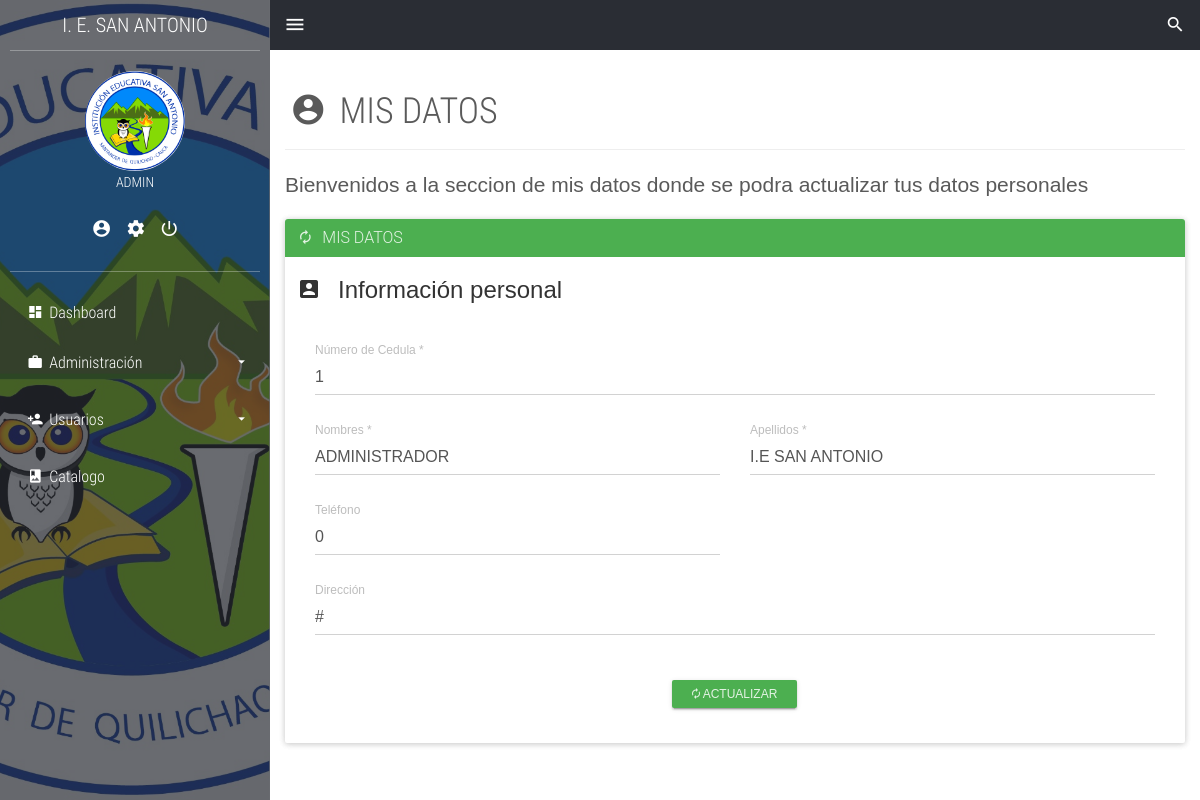
Page /my-data.php (signed in) on the committed database.
### tables this page shows
CREATE TABLE `usuarios` (
  `codigo_login` int(11) NOT NULL,
  `username` text NOT NULL,
  `userpass` text NOT NULL
);

CREATE TABLE `info_personal` (
  `codigo_user` int(11) NOT NULL,
  `nombre` text NOT NULL,
  `apellido` text NOT NULL,
  `email` text NOT NULL,
  `telefono` int(11) NOT NULL,
  `direccion` text NOT NULL,
  `genero` text NOT NULL,
  `rol` text NOT NULL
);

### model/Crud_login.php (called while the page is built, shortened)
<?php
	class CrudLogin{
		public function obtenerUsuario($codigo_login){
			$db=Db::conectar();
			$select=$db->prepare('SELECT * FROM usuarios WHERE codigo_login=:codigo_login');
			$select->bindValue('codigo_login',$codigo_login);
			$select->execute();
			$usuarios=$select->fetch();
			$myUsuarios= new Login();
			$myUsuarios->setCodigo_login($usuarios['codigo_login']);
			$myUsuarios->setUserName($usuarios['username']);
			$myUsuarios->setUserPass($usuarios['userpass']);
			return $myUsuarios;
		}
	}
?>

### model/Login.php (called while the page is built, shortened)
<?php
	class Login{
		private $username;
		public function getUserName(){
		return $this->username;
		}
		public function setUserName($username){
			$this->username = $username;
		}
    }
?>

### model/Crud_Usuarios.php (called while the page is built, shortened)
<?php
class CrudUsuarios{
    public function obtenerUsuario($codigo_user){
        $db=Db::conectar();
        $select=$db->prepare('SELECT * FROM info_personal WHERE codigo_user=:codigo_user');
        $select->bindValue('codigo_user',$codigo_user);
        $select->execute();
        $usuarios=$select->fetch();
        $myUsuarios= new Usuario();
        $myUsuarios->setCodigo_user($usuarios['codigo_user']);
        $myUsuarios->setNombre($usuarios['nombre']);
        $myUsuarios->setApellido($usuarios['apellido']);
        $myUsuarios->setEmail($usuarios['email']);
        $myUsuarios->setTelefono($usuarios['telefono']);
        $myUsuarios->setDireccion($usuarios['direccion']);
        $myUsuarios->setGenero($usuarios['genero']);
        $myUsuarios->setRol($usuarios['rol']);
        return $myUsuarios;
    }
}
?>

### model/Usuarios.php (called while the page is built, shortened)
<?php
  class Usuario{
      private $codigo_user;
      private $nombre;
      private $apellido;
      private $telefono;
      private $direccion;
		public function getCodigo_user(){
		return $this->codigo_user;
		}
		public function setCodigo_user($codigo_user){
			$this->codigo_user = $codigo_user;
		}
		public function getNombre(){
			return $this->nombre;
		}
		public function setNombre($nombre){
			$this->nombre = $nombre;
		}
		public function getApellido(){
			return $this->apellido;
		}
		public function setApellido($apellido){
			$this->apellido = $apellido;
        }
		public function getTelefono(){
			return $this->telefono;
		}
		public function setTelefono($telefono){
			$this->telefono = $telefono;
		}
		public function getDireccion(){
			return $this->direccion;
		}
		public function setDireccion($direccion){
			$this->direccion = $direccion;
        }
  }
?>

### my-data.php (the view, shortened to what this page needs)
<?php
	require_once('./model/Login.php');
	require_once('./model/Usuarios.php');
	require_once('./model/Crud_login.php');
	require_once('./model/Crud_Usuarios.php');
	$user = new CrudUsuarios();
	$usuario = new Usuario();
	$crud = new CrudLogin();
	$login = $crud->obtenerUsuario($_SESSION['id']);
	if($_GET != null){
		$usuario = $user->obtenerUsuario($_GET['id']);
	}else{
		$usuario = $user->obtenerUsuario($_SESSION['id']);
    }
?>
<!DOCTYPE html>
<html lang="es">
<head>
	<link rel="stylesheet" href="./css/main.css">
</head>
<body>
	<section class="full-box cover dashboard-sideBar">
		<div class="full-box dashboard-sideBar-ct">
			<div class="full-box text-uppercase text-center text-titles dashboard-sideBar-title">
				I. E. SAN ANTONIO <i class="zmdi zmdi-close btn-menu-dashboard visible-xs"></i>
			</div>
			<div class="full-box dashboard-sideBar-UserInfo">
				<figure class="full-box">
					<img src="./assets/img/login_ie.png" alt="UserIcon">
					<figcaption class="text-center text-titles"> <?php echo $login->getUserName() ?></figcaption>
				</figure>
				<ul class="full-box list-unstyled text-center">
					<li>
						<a href="my-data.php" title="Mis datos">
							<i class="zmdi zmdi-account-circle"></i>
						</a>
					</li>
					<li>
						<a href="my-account.php" title="Mi cuenta">
							<i class="zmdi zmdi-settings"></i>
						</a>
					</li>
					<li>
						<a title="Salir del sistema" id="boton">
							<i class="zmdi zmdi-power"></i>
						</a>
					</li>
				</ul>
			</div>
			<ul class="list-unstyled full-box dashboard-sideBar-Menu">
				<li>
					<a href="home.php">
						<i class="zmdi zmdi-view-dashboard zmdi-hc-fw"></i> Dashboard
					</a>
				</li>
				<li id="administrar" style="display: block">
					<a href="#!" class="btn-sideBar-SubMenu">
						<i class="zmdi zmdi-case zmdi-hc-fw"></i> Administración <i class="zmdi zmdi-caret-down pull-right"></i>
					</a>
					<ul class="list-unstyled full-box">
					</ul>
				</li>
				<li id="usuarios" style="display: block">
					<a href="#!" class="btn-sideBar-SubMenu">
						<i class="zmdi zmdi-account-add zmdi-hc-fw"></i> Usuarios <i class="zmdi zmdi-caret-down pull-right"></i>
					</a>
					<ul class="list-unstyled full-box">
					</ul>
				</li>
				<li>
					<a href="catalog.php">
						<i class="zmdi zmdi-book-image zmdi-hc-fw"></i> Catalogo
					</a>
				</li>
			</ul>
		</div>
	</section>
	<section class="full-box dashboard-contentPage">
		<nav class="full-box dashboard-Navbar">
			<ul class="full-box list-unstyled text-right">
				<li class="pull-left">
					<a href="#!" class="btn-menu-dashboard"><i class="zmdi zmdi-menu"></i></a>
				</li>
				<li>
					<a href="search.php" class="btn-search">
						<i class="zmdi zmdi-search"></i>
					</a>
				</li>
			</ul>
		</nav>
		<div class="container-fluid">
			<div class="page-header">
			  <h1 class="text-titles"><i class="zmdi zmdi-account-circle zmdi-hc-fw"></i> MIS DATOS</small></h1>
			</div>
			<p class="lead">Bienvenidos a la seccion de mis datos donde se podra actualizar tus datos personales</p>
		</div>
		<div class="container-fluid">
			<div class="panel panel-success">
				<div class="panel-heading">
					<h3 class="panel-title"><i class="zmdi zmdi-refresh"></i> &nbsp; MIS DATOS</h3>
				</div>
				<div class="panel-body">
					<form action="administrar_user.php" method="post">
				    	<fieldset>
				    		<legend><i class="zmdi zmdi-account-box"></i> &nbsp; Información personal</legend>
				    		<div class="container-fluid">
				    			<div class="row">
				    				<div class="col-xs-12">
								    	<div class="form-group label-floating">
										  	<label class="control-label">Número de Cedula *</label>
										  	<input pattern="[0-9-]{1,30}" class="form-control" type="text" name="codigo_user" required="true" maxlength="30"
											  value="<?php echo $usuario->getCodigo_user() ?>">
										</div>
				    				</div>
				    				<div class="col-xs-12 col-sm-6">
								    	<div class="form-group label-floating">
										  	<label class="control-label">Nombres *</label>
										  	<input pattern="[a-zA-ZáéíóúÁÉÍÓÚñÑ ]{1,30}" class="form-control" type="text" name="nombre" required="true" maxlength="30"
											  value="<?php echo $usuario->getNombre() ?> " onkeyup="javascript:this.value=this.value.toUpperCase();">
										</div>
				    				</div>
				    				<div class="col-xs-12 col-sm-6">
										<div class="form-group label-floating">
										  	<label class="control-label">Apellidos *</label>
										  	<input pattern="[a-zA-ZáéíóúÁÉÍÓÚñÑ ]{1,30}" class="form-control" type="text" name="apellido" required="true" maxlength="30"
											  value="<?php echo $usuario->getApellido() ?>" onkeyup="javascript:this.value=this.value.toUpperCase();">
										</div>
				    				</div>
				    				<div class="col-xs-12 col-sm-6">
										<div class="form-group label-floating">
										  	<label class="control-label">Teléfono</label>
										  	<input pattern="[0-9+]{1,15}" class="form-control" type="text" name="telefono" maxlength="15"
											  value="<?php echo $usuario->getTelefono() ?>">
										</div>
				    				</div>
				    				<div class="col-xs-12">
										<div class="form-group label-floating">
										  	<label class="control-label">Dirección</label>
										  	<input name="direccion" class="form-control" maxlength="100"  value="<?php echo $usuario->getDireccion() ?>" onkeyup="javascript:this.value=this.value.toUpperCase();"></input>
										</div>
				    				</div>
				    			</div>
				    		</div>
				    	</fieldset>
					    <p class="text-center" style="margin-top: 20px;">
					    	<button type="submit" class="btn btn-success btn-raised btn-sm"><i class="zmdi zmdi-refresh"></i> Actualizar</button>
					    </p>
				    </form>
				</div>
			</div>
		</div>
	</section>
</body>
</html>

### css/main.css (style rules this page uses)
body, html { background-color: #fff; width: 100%; height: 100%; margin: 0; padding: 0; position: relative; font-size: 16px; font-family: 'RobotoCondensed'; overflow: hidden; }
.full-box { margin: 0; padding: 0; width: 100%; box-sizing: border-box; }
.cover { background: 50% 50% no-repeat; background-size: cover; }
.text-titles { font-family: 'RobotoCondensedLight' }
.dashboard-sideBar, .dashboard-contentPage { position: absolute; top: 0; height: 100%; transition: all .3s ease-in-out; }
.dashboard-sideBar, .dashboard-sideBar-ct { width: 270px; }
.dashboard-sideBar { left: 0; z-index: 2; background-image: url('../assets/img/login_ie.png'); border-right: 1px solid rgba(255, 255, 255, .7); }
.dashboard-sideBar-ct { position: relative; height: 100%; background-color: rgba(42, 45, 52, 0.7); padding: 0 10px; padding-bottom: 30px; }
.dashboard-sideBar-title, .dashboard-sideBar-title > i { height: 50px; line-height: 50px; color: #fff; font-size: 20px; }
.dashboard-sideBar-title { position: relative; }
.dashboard-sideBar-UserInfo { border-top: 1px solid rgba(255, 255, 255, .3); border-bottom: 1px solid rgba(255, 255, 255, .3); color: #fff; font-size: 14px; padding: 20px 0; }
.dashboard-sideBar-UserInfo figure img { width: 100px; height: 100px; border-radius: 100%; display: block; margin: 0 auto; }
.dashboard-sideBar-UserInfo ul { margin-top: 15px; }
.dashboard-sideBar-UserInfo ul > li, .dashboard-sideBar-UserInfo ul > li > a { display: inline-block; color: #fff; }
.dashboard-sideBar-UserInfo ul > li > a { outline: none; font-size: 20px; padding: 7px; transition: all .3s ease-in-out; }
.dashboard-sideBar-Menu { padding-top: 15px; }
.dashboard-sideBar-Menu > li, .dashboard-sideBar-Menu > li > a, .dashboard-sideBar-Menu > li > ul > li, .dashboard-sideBar-Menu > li > ul > li > a { line-height: 50px; font-family: "RobotoCondensedLight"; display: block; color: #fff; text-decoration: none; border-radius: 4px; transition: all .3s ease-in-out; position: relative; }
.dashboard-sideBar-Menu > li > a > i.zmdi-caret-down { line-height: 50px; transition: all .3s ease-in-out; }
.dashboard-sideBar-Menu > li > a { padding: 0 15px; box-sizing: border-box; height: 50px; outline: none; }
.dashboard-sideBar-Menu > li > ul { position: relative; padding-top: 7px; height: 0; overflow: hidden; }
.dashboard-contentPage { right: 0; z-index: 1; padding-left: 270px; }
.dashboard-Navbar, .dashboard-Navbar > ul, .dashboard-Navbar > ul >li, .dashboard-Navbar > ul > li > a { height: 50px; line-height: 50px; }
.dashboard-Navbar > ul > li > a { outline: none; }
.dashboard-Navbar { background-color: #2A2D34; overflow: hidden; }
.dashboard-Navbar > ul >li, .dashboard-Navbar > ul > li > a { display: inline-block; width: 50px; text-align: center; color: #fff; margin: 0; padding: 0; font-size: 20px; transition: all .3s ease-in-out; position: relative; }
*, *:before, *:after { -webkit-box-sizing: border-box; -moz-box-sizing: border-box; box-sizing: border-box; }
body { margin: 0; padding: 2rem 1.5rem; font: 1rem/1.5 "PT Sans", Arial, sans-serif; color: #5a5a5a; }

### rows in the picture
usuarios: username "ADMIN"
info_personal: codigo_user "1", nombre "ADMINISTRADOR", apellido "I.E SAN ANTONIO", telefono "0", direccion "#"
